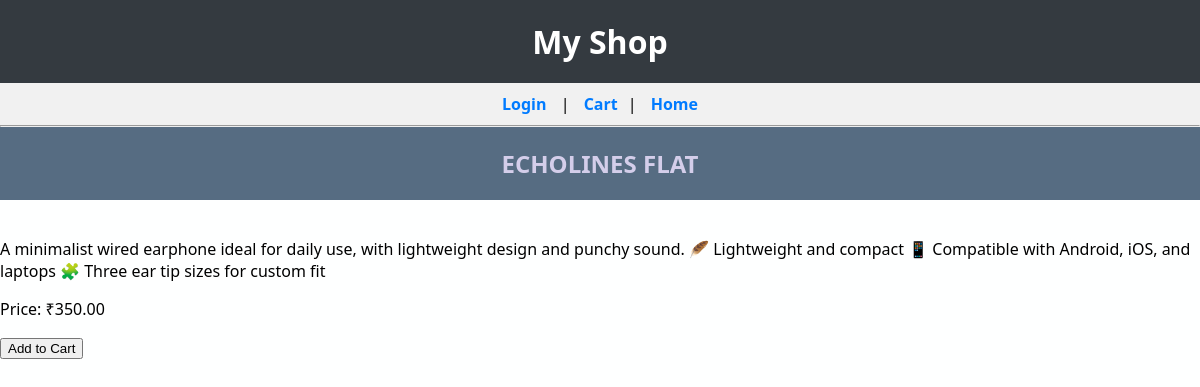
Screenshot of /product/echo/ with the database file from the repository.
### store/models.py (models this page shows, shortened)
class Product(models.Model):
    category = models.ForeignKey(Category, on_delete=models.CASCADE)
    name = models.CharField(max_length=200)
    slug = models.SlugField(unique=True)
    description = models.TextField()
    price = models.DecimalField(max_digits=10, decimal_places=2)
    image = CloudinaryField('image')

### store/views.py (the view)
# urls.py: path('', views.index, name='index'),path('product/<slug:slug>/', views.product_detail, name='product_detail'),
def product_detail(request, slug):
    product = get_object_or_404(Product, slug=slug)
    return render(request, 'product_detail.html', {'product': product})

### store/context_processors.py (called while the page is built)
def cart(request):
    from .cart import Cart
    return {'cart': Cart(request)}

### store/templates/product_detail.html (shortened to what this page needs)
{% extends 'base.html' %}
{% block content %}
    <h2>{{ product.name }}</h2>
    <p>{{ product.description }}</p>
    <p>Price: ₹{{ product.price }}</p>
    <form action="{% url 'add_to_cart' product.id %}" method="post">
        <button type="submit">Add to Cart</button>
    </form>
{% endblock %}

### store/static/style.css (style rules this page uses)
body { font-family: 'Segoe UI', Tahoma, Geneva, Verdana, sans-serif; background-color: #fefffffa; margin: 0; padding: 0; }
h2 { background-color: #566c82; color: rgb(212, 206, 234); margin: 0; padding: 20px; text-align: center; }

### rows the page displays
Product: name "ECHOLINES FLAT", description "A minimalist wired earphone ideal for daily use, with lightweight design and punchy sound. 🪶 Lightweight and compact 📱 Compatible with Android, iOS, and laptops 🧩 Three ear tip sizes for custom fit", price "350.00"
